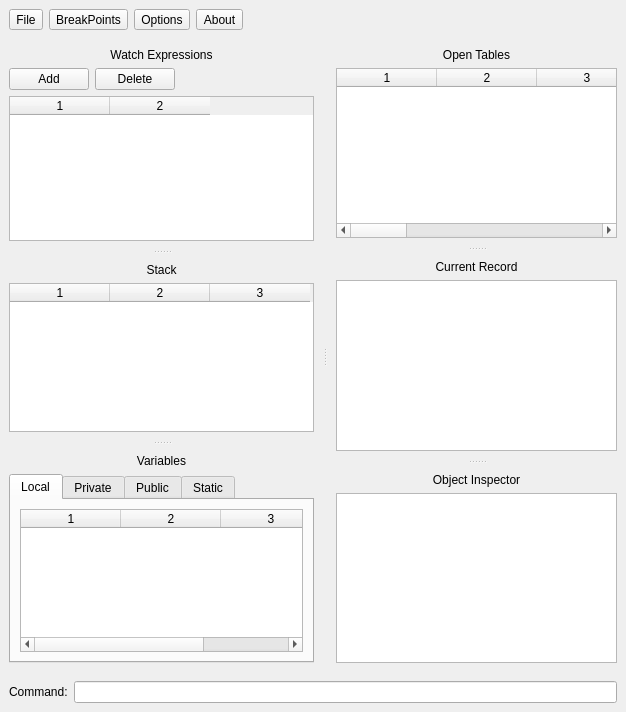
<?xml version="1.0" encoding="UTF-8"?>
<ui version="4.0">
 <class>Debugger</class>
 <widget class="QWidget" name="Debugger">
  <property name="geometry">
   <rect>
    <x>0</x>
    <y>0</y>
    <width>626</width>
    <height>712</height>
   </rect>
  </property>
  <property name="windowTitle">
   <string>Debugger</string>
  </property>
  <layout class="QGridLayout" name="gridLayout">
   <property name="leftMargin">
    <number>0</number>
   </property>
   <property name="topMargin">
    <number>0</number>
   </property>
   <property name="rightMargin">
    <number>0</number>
   </property>
   <property name="bottomMargin">
    <number>0</number>
   </property>
   <property name="spacing">
    <number>0</number>
   </property>
   <item row="0" column="0">
    <widget class="QFrame" name="frameTop">
     <property name="maximumSize">
      <size>
       <width>16777215</width>
       <height>50</height>
      </size>
     </property>
     <property name="frameShape">
      <enum>QFrame::NoFrame</enum>
     </property>
     <property name="frameShadow">
      <enum>QFrame::Raised</enum>
     </property>
     <layout class="QHBoxLayout" name="horizontalLayout_2">
      <item>
       <widget class="QToolButton" name="btnFile">
        <property name="text">
         <string>File</string>
        </property>
       </widget>
      </item>
      <item>
       <widget class="QToolButton" name="btnBreakPoints">
        <property name="text">
         <string>BreakPoints</string>
        </property>
       </widget>
      </item>
      <item>
       <widget class="QToolButton" name="btnOptions">
        <property name="text">
         <string>Options</string>
        </property>
       </widget>
      </item>
      <item>
       <widget class="QToolButton" name="btnAbout">
        <property name="text">
         <string>About</string>
        </property>
       </widget>
      </item>
      <item>
       <spacer name="horizontalSpacer_2">
        <property name="orientation">
         <enum>Qt::Horizontal</enum>
        </property>
        <property name="sizeHint" stdset="0">
         <size>
          <width>40</width>
          <height>20</height>
         </size>
        </property>
       </spacer>
      </item>
     </layout>
    </widget>
   </item>
   <item row="1" column="0">
    <widget class="QFrame" name="frameMiddle">
     <property name="frameShape">
      <enum>QFrame::NoFrame</enum>
     </property>
     <property name="frameShadow">
      <enum>QFrame::Raised</enum>
     </property>
     <layout class="QVBoxLayout" name="verticalLayout">
      <property name="spacing">
       <number>0</number>
      </property>
      <property name="leftMargin">
       <number>0</number>
      </property>
      <property name="topMargin">
       <number>0</number>
      </property>
      <property name="rightMargin">
       <number>0</number>
      </property>
      <property name="bottomMargin">
       <number>0</number>
      </property>
      <item>
       <widget class="QSplitter" name="splitter">
        <property name="orientation">
         <enum>Qt::Horizontal</enum>
        </property>
        <widget class="QFrame" name="frameLeft">
         <property name="frameShape">
          <enum>QFrame::NoFrame</enum>
         </property>
         <property name="frameShadow">
          <enum>QFrame::Raised</enum>
         </property>
         <layout class="QVBoxLayout" name="verticalLayout_2">
          <property name="spacing">
           <number>0</number>
          </property>
          <property name="leftMargin">
           <number>0</number>
          </property>
          <property name="topMargin">
           <number>0</number>
          </property>
          <property name="rightMargin">
           <number>0</number>
          </property>
          <property name="bottomMargin">
           <number>0</number>
          </property>
          <item>
           <widget class="QSplitter" name="splitter_2">
            <property name="orientation">
             <enum>Qt::Vertical</enum>
            </property>
            <widget class="QFrame" name="frame_6">
             <property name="frameShape">
              <enum>QFrame::NoFrame</enum>
             </property>
             <property name="frameShadow">
              <enum>QFrame::Raised</enum>
             </property>
             <layout class="QVBoxLayout" name="verticalLayout_4">
              <property name="spacing">
               <number>6</number>
              </property>
              <property name="leftMargin">
               <number>9</number>
              </property>
              <property name="topMargin">
               <number>9</number>
              </property>
              <property name="rightMargin">
               <number>9</number>
              </property>
              <property name="bottomMargin">
               <number>9</number>
              </property>
              <item>
               <widget class="QLabel" name="labelWatchExpressions">
                <property name="text">
                 <string>Watch Expressions</string>
                </property>
                <property name="alignment">
                 <set>Qt::AlignCenter</set>
                </property>
               </widget>
              </item>
              <item>
               <layout class="QHBoxLayout" name="horizontalLayout_3">
                <property name="topMargin">
                 <number>0</number>
                </property>
                <item>
                 <widget class="QPushButton" name="btnAddExpression">
                  <property name="text">
                   <string>Add</string>
                  </property>
                 </widget>
                </item>
                <item>
                 <widget class="QPushButton" name="btnDeleteExpression">
                  <property name="text">
                   <string>Delete</string>
                  </property>
                 </widget>
                </item>
                <item>
                 <spacer name="horizontalSpacer">
                  <property name="orientation">
                   <enum>Qt::Horizontal</enum>
                  </property>
                  <property name="sizeHint" stdset="0">
                   <size>
                    <width>40</width>
                    <height>20</height>
                   </size>
                  </property>
                 </spacer>
                </item>
               </layout>
              </item>
              <item>
               <widget class="QTableWidget" name="tableWatchExpressions">
                <property name="columnCount">
                 <number>2</number>
                </property>
                <column/>
                <column/>
               </widget>
              </item>
             </layout>
            </widget>
            <widget class="QFrame" name="frame_7">
             <property name="frameShape">
              <enum>QFrame::NoFrame</enum>
             </property>
             <property name="frameShadow">
              <enum>QFrame::Raised</enum>
             </property>
             <layout class="QVBoxLayout" name="verticalLayout_5">
              <item>
               <widget class="QLabel" name="labelStack">
                <property name="text">
                 <string>Stack</string>
                </property>
                <property name="alignment">
                 <set>Qt::AlignCenter</set>
                </property>
               </widget>
              </item>
              <item>
               <widget class="QTableWidget" name="tableStack">
                <property name="columnCount">
                 <number>3</number>
                </property>
                <column/>
                <column/>
                <column/>
               </widget>
              </item>
             </layout>
            </widget>
            <widget class="QFrame" name="frame_8">
             <property name="frameShape">
              <enum>QFrame::NoFrame</enum>
             </property>
             <property name="frameShadow">
              <enum>QFrame::Raised</enum>
             </property>
             <layout class="QVBoxLayout" name="verticalLayout_6">
              <item>
               <widget class="QLabel" name="labelVariables">
                <property name="text">
                 <string>Variables</string>
                </property>
                <property name="alignment">
                 <set>Qt::AlignCenter</set>
                </property>
               </widget>
              </item>
              <item>
               <widget class="QTabWidget" name="tabWidget">
                <property name="currentIndex">
                 <number>0</number>
                </property>
                <widget class="QWidget" name="tabVarLocal">
                 <attribute name="title">
                  <string>Local</string>
                 </attribute>
                 <layout class="QVBoxLayout" name="verticalLayout_10">
                  <item>
                   <widget class="QTableWidget" name="tableVarLocal">
                    <property name="columnCount">
                     <number>3</number>
                    </property>
                    <column/>
                    <column/>
                    <column/>
                   </widget>
                  </item>
                 </layout>
                </widget>
                <widget class="QWidget" name="tabVarPrivate">
                 <attribute name="title">
                  <string>Private</string>
                 </attribute>
                 <layout class="QVBoxLayout" name="verticalLayout_11">
                  <item>
                   <widget class="QTableWidget" name="tableVarPrivate">
                    <property name="columnCount">
                     <number>3</number>
                    </property>
                    <column/>
                    <column/>
                    <column/>
                   </widget>
                  </item>
                 </layout>
                </widget>
                <widget class="QWidget" name="tabVarPublic">
                 <attribute name="title">
                  <string>Public</string>
                 </attribute>
                 <layout class="QVBoxLayout" name="verticalLayout_13">
                  <item>
                   <widget class="QTableWidget" name="tableVarPublic">
                    <property name="columnCount">
                     <number>3</number>
                    </property>
                    <column/>
                    <column/>
                    <column/>
                   </widget>
                  </item>
                 </layout>
                </widget>
                <widget class="QWidget" name="tabVarStatic">
                 <attribute name="title">
                  <string>Static</string>
                 </attribute>
                 <layout class="QVBoxLayout" name="verticalLayout_12">
                  <item>
                   <widget class="QTableWidget" name="tableVarStatic">
                    <property name="columnCount">
                     <number>3</number>
                    </property>
                    <column/>
                    <column/>
                    <column/>
                   </widget>
                  </item>
                 </layout>
                </widget>
               </widget>
              </item>
             </layout>
            </widget>
           </widget>
          </item>
         </layout>
        </widget>
        <widget class="QFrame" name="frameRight">
         <property name="frameShape">
          <enum>QFrame::NoFrame</enum>
         </property>
         <property name="frameShadow">
          <enum>QFrame::Raised</enum>
         </property>
         <layout class="QVBoxLayout" name="verticalLayout_3">
          <property name="spacing">
           <number>0</number>
          </property>
          <property name="leftMargin">
           <number>0</number>
          </property>
          <property name="topMargin">
           <number>0</number>
          </property>
          <property name="rightMargin">
           <number>0</number>
          </property>
          <property name="bottomMargin">
           <number>0</number>
          </property>
          <item>
           <widget class="QSplitter" name="splitter_3">
            <property name="orientation">
             <enum>Qt::Vertical</enum>
            </property>
            <widget class="QFrame" name="frame_9">
             <property name="frameShape">
              <enum>QFrame::NoFrame</enum>
             </property>
             <property name="frameShadow">
              <enum>QFrame::Raised</enum>
             </property>
             <layout class="QVBoxLayout" name="verticalLayout_7">
              <item>
               <widget class="QLabel" name="labelOpenTables">
                <property name="text">
                 <string>Open Tables</string>
                </property>
                <property name="alignment">
                 <set>Qt::AlignCenter</set>
                </property>
               </widget>
              </item>
              <item>
               <widget class="QTableWidget" name="tableOpenTables">
                <property name="columnCount">
                 <number>9</number>
                </property>
                <column/>
                <column/>
                <column/>
                <column/>
                <column/>
                <column/>
                <column/>
                <column/>
                <column/>
               </widget>
              </item>
             </layout>
            </widget>
            <widget class="QFrame" name="frame_10">
             <property name="frameShape">
              <enum>QFrame::NoFrame</enum>
             </property>
             <property name="frameShadow">
              <enum>QFrame::Raised</enum>
             </property>
             <layout class="QVBoxLayout" name="verticalLayout_8">
              <item>
               <widget class="QLabel" name="labelCurrentRecord">
                <property name="text">
                 <string>Current Record</string>
                </property>
                <property name="alignment">
                 <set>Qt::AlignCenter</set>
                </property>
               </widget>
              </item>
              <item>
               <widget class="QTableWidget" name="tableCurrentRecord"/>
              </item>
             </layout>
            </widget>
            <widget class="QFrame" name="frame_11">
             <property name="frameShape">
              <enum>QFrame::NoFrame</enum>
             </property>
             <property name="frameShadow">
              <enum>QFrame::Raised</enum>
             </property>
             <layout class="QVBoxLayout" name="verticalLayout_9">
              <item>
               <widget class="QLabel" name="labelObjectInspector">
                <property name="text">
                 <string>Object Inspector</string>
                </property>
                <property name="alignment">
                 <set>Qt::AlignCenter</set>
                </property>
               </widget>
              </item>
              <item>
               <widget class="QTableWidget" name="tableObjectInspector"/>
              </item>
             </layout>
            </widget>
           </widget>
          </item>
         </layout>
        </widget>
       </widget>
      </item>
     </layout>
    </widget>
   </item>
   <item row="2" column="0">
    <widget class="QFrame" name="frameBottom">
     <property name="maximumSize">
      <size>
       <width>16777215</width>
       <height>50</height>
      </size>
     </property>
     <property name="frameShape">
      <enum>QFrame::NoFrame</enum>
     </property>
     <property name="frameShadow">
      <enum>QFrame::Raised</enum>
     </property>
     <layout class="QHBoxLayout" name="horizontalLayout">
      <item>
       <widget class="QLabel" name="labelCommand">
        <property name="maximumSize">
         <size>
          <width>60</width>
          <height>16777215</height>
         </size>
        </property>
        <property name="text">
         <string>Command:</string>
        </property>
       </widget>
      </item>
      <item>
       <widget class="QLineEdit" name="editCommand"/>
      </item>
     </layout>
    </widget>
   </item>
  </layout>
 </widget>
 <resources/>
 <connections/>
</ui>
